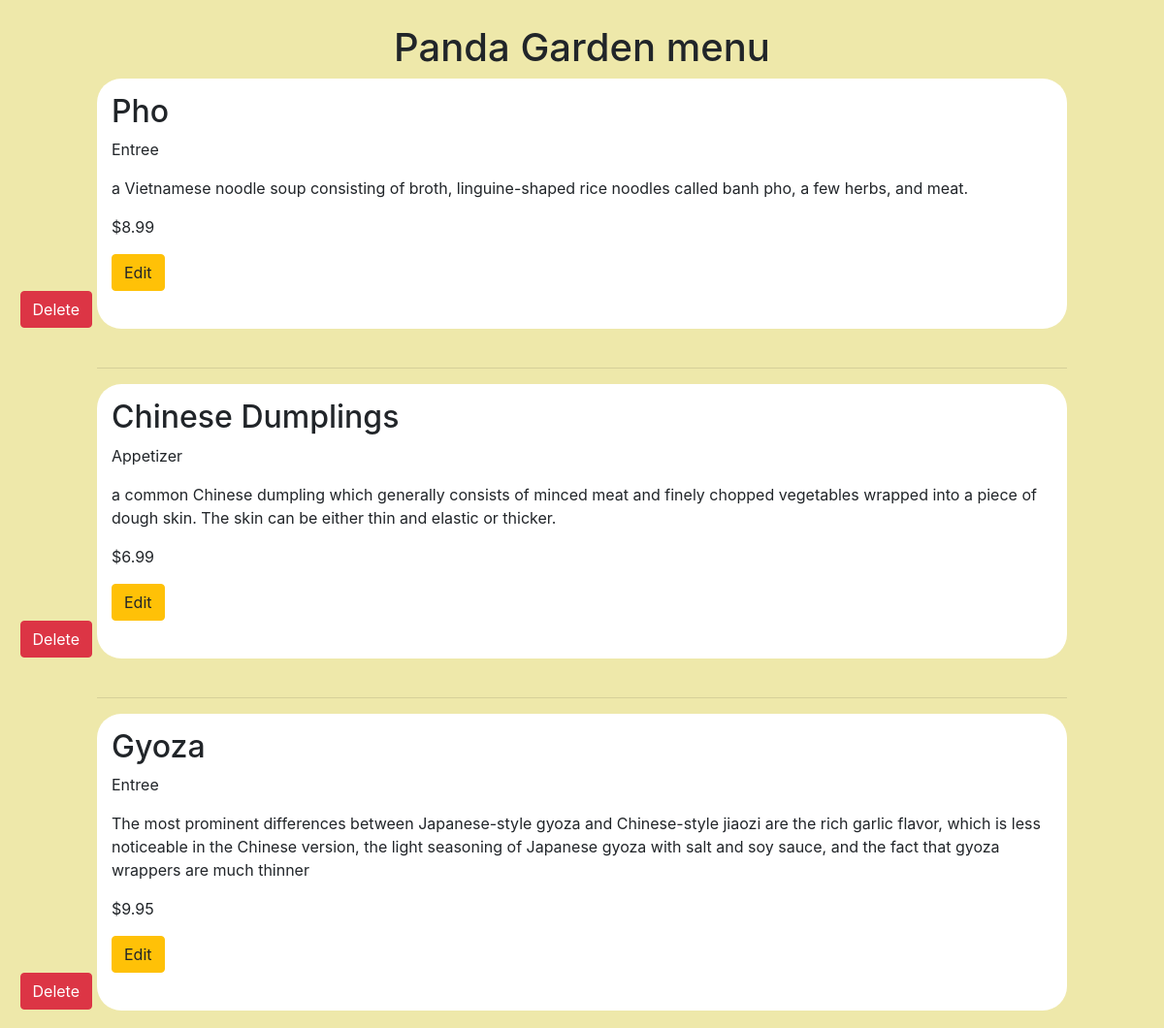
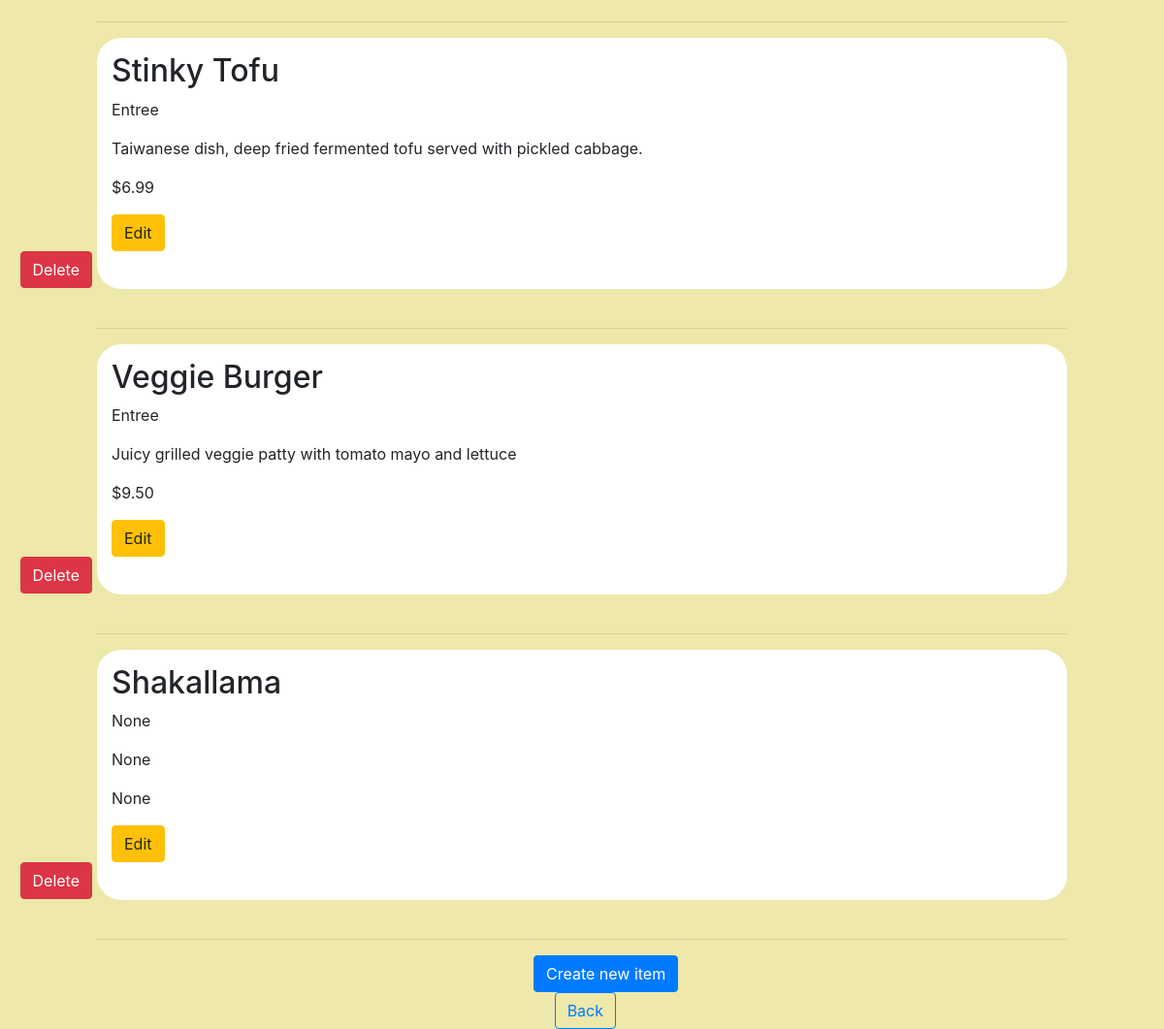
The page /restaurant/3/menu/ on the database its author committed (2 pictures, top to bottom).
### database_setup.py (models this page shows, shortened)
class Restaurant(Base):
    __tablename__ = 'restaurant'
    id = Column(Integer, primary_key=True)
    name = Column(String(80), nullable=False, primary_key=False)

class MenuItem(Base):
    __tablename__ = 'menu_item'
    name = Column(String)
    id = Column(Integer, primary_key=True)
    restaurant_id = Column(Integer, ForeignKey('restaurant.id'))
    course = Column(String(250))
    description = Column(String(250))
    price = Column(String(8))
    restaurant = relationship(Restaurant)

### final_project.py (the view)
@app.route('/restaurant/<int:restaurant_id>/menu/')
def show_menu(restaurant_id):
    DBSession = sessionmaker(bind=engine)
    session = DBSession()
    restaurant = session.query(Restaurant).filter_by(id=restaurant_id).one()
    items = session.query(MenuItem).filter_by(restaurant_id=restaurant_id).all()
    return render_template('restaurant_menu.html', restaurant_id=restaurant_id, items=items, restaurant=restaurant)

### templates/restaurant_menu.html (shortened to what this page needs)
<!DOCTYPE html>
<html lang="en">
<head>
    <link rel="stylesheet" href="https://stackpath.bootstrapcdn.com/bootstrap/4.3.1/css/bootstrap.min.css">
</head>
<body style="margin: 25px 100px 25px 100px; background-color: palegoldenrod">
<h1 style="text-align: center">{{restaurant.name}} menu</h1>
    {% for item in items%}
<div style="background-color: white;  border-radius: 25px; padding: 15px;">
    <h2>{{item.name}}</h2>
    <p>{{item.course}}</p>
    <p>{{item.description}}</p>
    <p>{{item.price}}</p>
    <span style="float:left;">
        <form  action="{{url_for('edit_menu', restaurant_id=restaurant_id, menu_id=item.id)}}" method="GET">
        <button class="btn btn-warning" type="submit" name="edit">Edit</button>
        </form>
    </span>
    <span style="float:right;  margin-right: 990px;">
        <form action="{{url_for('delete_item', restaurant_id=restaurant_id, menu_id=item.id)}}" method="GET">
            <button class="btn btn-danger" type="submit" name="del">Delete</button>
        </form>
    </span>
    <br><br>
    </div>
    <br>
    <hr>
    {% endfor %}
    <div style="margin-left: 450px">
        <span style="float:left;">
            <form action="{{url_for('new_item', restaurant_id=restaurant_id)}}" method="GET">
                <button class="btn btn-primary" type="submit">Create new item</button>
            </form>
        </span>
        <span style="float:right;  margin-right: 465px;">
            <form style="text-align: center" action="{{url_for('show_restaurants', restaurant_id=restaurant_id)}}" method="GET">
                <button class="btn btn-outline-primary" type="submit">Back</button>
            </form>
        </span>
        <br>
    </div>
</body>
</html>

### rows shown on the page
Restaurant: name "Panda Garden"
MenuItem: name "Pho", course "Entree", description "a Vietnamese noodle soup consisting of broth, linguine-shaped rice noodles called banh pho, a few herbs, and meat.", price "$8.99"
MenuItem: name "Chinese Dumplings", course "Appetizer", description "a common Chinese dumpling which generally consists of minced meat and finely chopped vegetables wrapped into a piece of dough skin. The skin can be either thin and elastic or thicker.", price "$6.99"
MenuItem: name "Gyoza", course "Entree", description "The most prominent differences between Japanese-style gyoza and Chinese-style jiaozi are the rich garlic flavor, which is less noticeable in the Chinese version, the light seasoning of Japanese gyoza with salt and soy sauce, and the fact that gyoza wrappers are much thinner", price "$9.95"
MenuItem: name "Stinky Tofu", course "Entree", description "Taiwanese dish, deep fried fermented tofu served with pickled cabbage.", price "$6.99"
MenuItem: name "Veggie Burger", course "Entree", description "Juicy grilled veggie patty with tomato mayo and lettuce", price "$9.50"
MenuItem: name "Shakallama", course "None", description "None", price "None"
